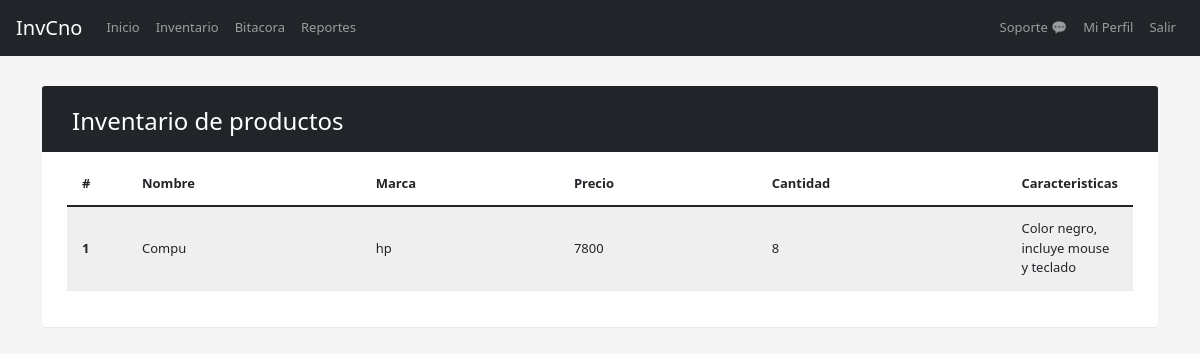
The app's page /inventario.php with its own data.
### tables this page shows
CREATE TABLE `producto` (
  `id` int(11) NOT NULL AUTO_INCREMENT,
  `nombre` text DEFAULT NULL,
  `marcar` text DEFAULT NULL,
  `precio` float DEFAULT NULL,
  `cantidad` int(11) DEFAULT NULL,
  `caract` text DEFAULT NULL,
  PRIMARY KEY (`id`)
);

### model/BD.php (called while the page is built, shortened)
<?php
    class BD{
        private $sql;
        public function __construct(){
            $this->sql = new mysqli("localhost","root","","inv");
        }
        public function consultarProducto(){
            $consulta = "SELECT * FROM producto";
            $resultado = $this->sql->query($consulta);
            $productos = array();
            if($resultado){
                while($row = $resultado->fetch_assoc()){
                    $producto = new Producto();
                    $producto->setId($row['id']);
                    $producto->setNombre($row['nombre']);
                    $producto->setMarca($row['marcar']);
                    $producto->setPrecio($row['precio']);
                    $producto->setCantidad($row['cantidad']);
                    $producto->setCaract($row['caract']);
                    array_push($productos, $producto);
                }
                return $productos;
            } else {
                return false;
            }
        }
    }
?>

### model/Producto.php (called while the page is built, shortened)
<?php
    class Producto{
        private $nombre;
        private $marca;
        private $cantidad;
        private $caract;
        public function __construct(){
            $this->nombre="";
            $this->marca="";
            $this->precio=0;
            $this->cantidad=0;
            $this->caract="";
        }
        public function setNombre($nombre){
            $this->nombre = $nombre;
        }
        public function getNombre(){
            return $this->nombre;
        }
        public function setMarca($marca){
            $this->marca = $marca;
        }
        public function getMarca(){
            return $this->marca;
        }
        public function setPrecio($precio){
            $this->precio = $precio;
        }
        public function getPrecio(){
            return $this->precio;
        }
        public function setCantidad($cantidad){
            $this->cantidad = $cantidad;
        }
        public function getCantidad(){
            return $this->cantidad;
        }
        public function setCaract($caract){
            $this->caract = $caract;
        }
        public function getCaract(){
            return $this->caract;
        }
    }
?>

### inventario.php (the view, shortened to what this page needs)
<?php
    require('model/Producto.php');
    require('model/BD.php');
    $bd = new BD();
    $productos = $bd->consultarProducto();
?>
<!DOCTYPE html>
<html lang="es-MX">
<head>
    <link href="https://cdn.jsdelivr.net/npm/bootstrap@5.1.3/dist/css/bootstrap.min.css" rel="stylesheet">
    <link rel="stylesheet" href="styles/inv.css">
    <link rel="stylesheet" href="styles/popup.css">
</head>
<body>
    <?php include('navbar.php'); ?>
    <div class="container">
        <div class="table-wrapper">
            <div class="table-title">
                <div class="row">
                    <div class="col-sm-6">
						<h2>Inventario de productos</h2>
					</div>
					<div class="col-sm-6">
					</div>
                </div>
            </div>
            <?php if($productos){?>
                <table class="table table-striped table-hover">
                    <thead>
                        <tr>
                            <th>#</th>
                            <th>Nombre</th>
                            <th>Marca</th>
                            <th>Precio</th>
                            <th>Cantidad</th>
                            <th>Caracteristicas</th>
                        </tr>
                    </thead>
                    <tbody>
                        <?php
                            $cont = 1;
                            foreach($productos as $producto){
                                printf('<tr>');
                                    printf('<th> %d </th>', $cont);
                                    printf('<td> %s </td>', $producto->getNombre());
                                    printf('<td> %s </td>',  $producto->getMarca());
                                    printf('<td> %d </td>',  $producto->getPrecio());
                                    printf('<td> %d </td>',  $producto->getCantidad());
                                    printf('<td> %s </td>',  $producto->getCaract());
                                printf('</tr>');
                                $cont++;
                            }
                        ?>
                    </tbody>
                </table>
            <?php } else { ?>
                <h3 class="text-center mt-3">No hay inventario</h3>
            <?php } ?>
        </div>
    </div>
</body>
</html>

### styles/inv.css (style rules this page uses)
body { color: #566787; background: #f5f5f5; font-size: 13px; }
.table-wrapper { background: #fff; padding: 20px 25px; margin: 30px 0; border-radius: 3px; box-shadow: 0 1px 1px rgba(0,0,0,.05); }
.table-title { padding-bottom: 15px; background: #212529; color: #fff; padding: 16px 30px; margin: -20px -25px 10px; border-radius: 3px 3px 0 0; }
.table-title h2 { margin: 5px 0 0; font-size: 24px; }
table.table tr th, table.table tr td { border-color: #e9e9e9; padding: 12px 15px; vertical-align: middle; }
table.table tr th:first-child { width: 60px; }
table.table tr th:last-child { width: 100px; }
table.table-striped tbody tr:nth-of-type(odd) { background-color: #fcfcfc; }

### records on screen
producto: nombre "Compu", marcar "hp", precio "7800", cantidad "8", caract "Color negro, incluye mouse y teclado"
